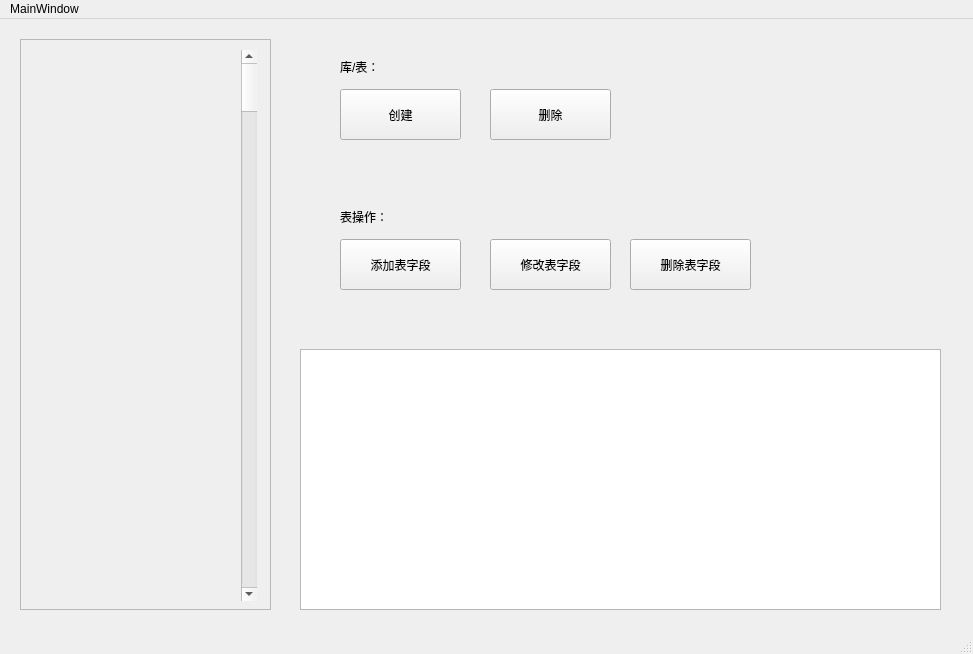
<?xml version="1.0" encoding="UTF-8"?>
<ui version="4.0">
 <class>MainWindow</class>
 <widget class="QMainWindow" name="MainWindow">
  <property name="geometry">
   <rect>
    <x>0</x>
    <y>0</y>
    <width>973</width>
    <height>654</height>
   </rect>
  </property>
  <property name="windowTitle">
   <string>MainWindow</string>
  </property>
  <widget class="QWidget" name="centralwidget">
   <widget class="QScrollArea" name="scrollArea">
    <property name="geometry">
     <rect>
      <x>20</x>
      <y>20</y>
      <width>251</width>
      <height>571</height>
     </rect>
    </property>
    <property name="widgetResizable">
     <bool>true</bool>
    </property>
    <widget class="QWidget" name="scrollAreaWidgetContents">
     <property name="geometry">
      <rect>
       <x>0</x>
       <y>0</y>
       <width>249</width>
       <height>569</height>
      </rect>
     </property>
     <widget class="QScrollBar" name="verticalScrollBar">
      <property name="geometry">
       <rect>
        <x>220</x>
        <y>10</y>
        <width>16</width>
        <height>551</height>
       </rect>
      </property>
      <property name="orientation">
       <enum>Qt::Vertical</enum>
      </property>
     </widget>
    </widget>
   </widget>
   <widget class="QPushButton" name="createButton">
    <property name="geometry">
     <rect>
      <x>340</x>
      <y>70</y>
      <width>121</width>
      <height>51</height>
     </rect>
    </property>
    <property name="text">
     <string>创建</string>
    </property>
   </widget>
   <widget class="QPushButton" name="deleteButton">
    <property name="geometry">
     <rect>
      <x>490</x>
      <y>70</y>
      <width>121</width>
      <height>51</height>
     </rect>
    </property>
    <property name="text">
     <string>删除</string>
    </property>
   </widget>
   <widget class="QPushButton" name="addColumnButton">
    <property name="geometry">
     <rect>
      <x>340</x>
      <y>220</y>
      <width>121</width>
      <height>51</height>
     </rect>
    </property>
    <property name="text">
     <string>添加表字段</string>
    </property>
   </widget>
   <widget class="QTextEdit" name="textEdit">
    <property name="geometry">
     <rect>
      <x>300</x>
      <y>330</y>
      <width>641</width>
      <height>261</height>
     </rect>
    </property>
   </widget>
   <widget class="QLabel" name="label">
    <property name="geometry">
     <rect>
      <x>340</x>
      <y>190</y>
      <width>61</width>
      <height>16</height>
     </rect>
    </property>
    <property name="text">
     <string>表操作：</string>
    </property>
   </widget>
   <widget class="QPushButton" name="alterColumnBotton">
    <property name="geometry">
     <rect>
      <x>490</x>
      <y>220</y>
      <width>121</width>
      <height>51</height>
     </rect>
    </property>
    <property name="text">
     <string>修改表字段</string>
    </property>
   </widget>
   <widget class="QPushButton" name="deleteColumnButton">
    <property name="geometry">
     <rect>
      <x>630</x>
      <y>220</y>
      <width>121</width>
      <height>51</height>
     </rect>
    </property>
    <property name="text">
     <string>删除表字段</string>
    </property>
   </widget>
   <widget class="QLabel" name="label_2">
    <property name="geometry">
     <rect>
      <x>340</x>
      <y>40</y>
      <width>81</width>
      <height>16</height>
     </rect>
    </property>
    <property name="text">
     <string>库/表：</string>
    </property>
   </widget>
  </widget>
  <widget class="QMenuBar" name="menubar">
   <property name="geometry">
    <rect>
     <x>0</x>
     <y>0</y>
     <width>973</width>
     <height>22</height>
    </rect>
   </property>
   <widget class="QMenu" name="menuMainWindow">
    <property name="title">
     <string>MainWindow</string>
    </property>
   </widget>
   <addaction name="menuMainWindow"/>
  </widget>
  <widget class="QStatusBar" name="statusbar"/>
 </widget>
 <resources/>
 <connections/>
</ui>
